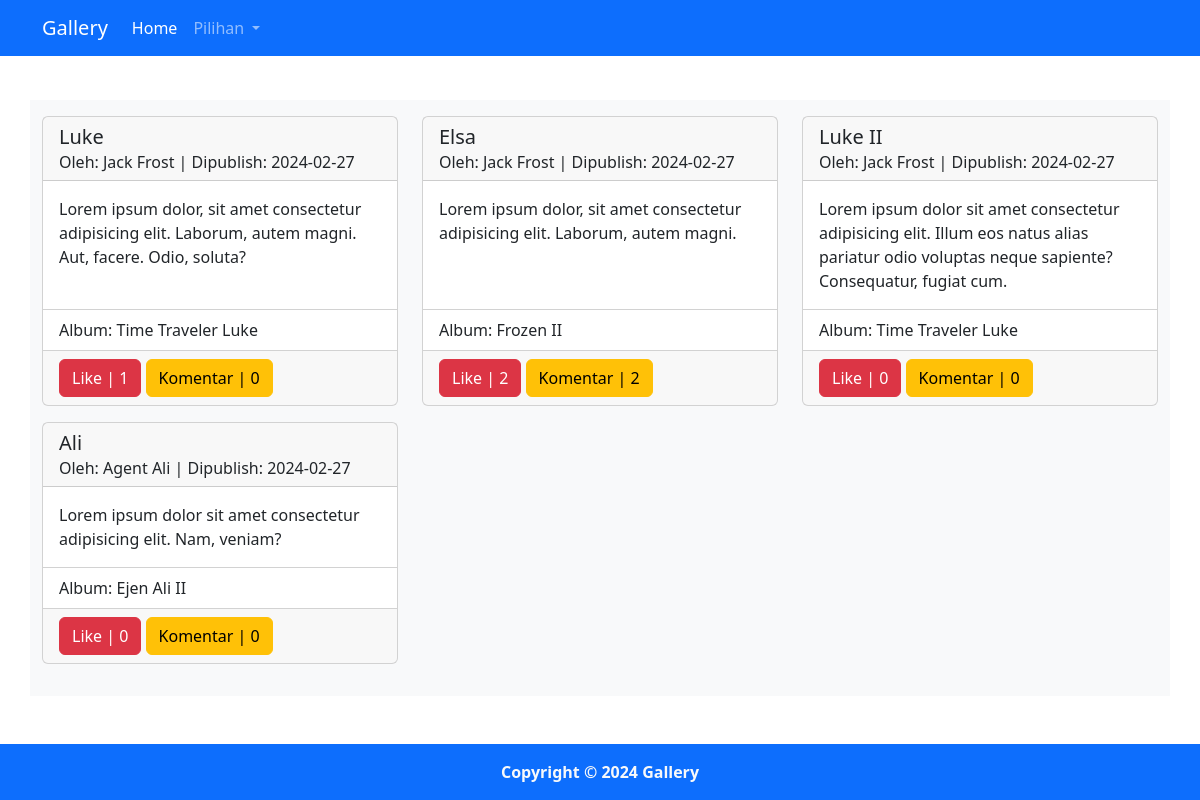
The page / on the database its author committed.
### tables this page shows
CREATE TABLE `foto` (
  `FotoID` int(11) NOT NULL,
  `JudulFoto` varchar(255) NOT NULL,
  `DeskripsiFoto` text NOT NULL,
  `TanggalUnggah` date NOT NULL,
  `LokasiFile` varchar(255) NOT NULL,
  `AlbumID` int(11) NOT NULL,
  `UserID` int(11) NOT NULL
);

CREATE TABLE `user` (
  `UserID` int(11) NOT NULL,
  `Username` varchar(255) NOT NULL,
  `Password` varchar(255) NOT NULL,
  `Email` varchar(255) NOT NULL,
  `NamaLengkap` varchar(255) NOT NULL,
  `Alamat` text NOT NULL,
  `FotoUser` varchar(255) NOT NULL
);

CREATE TABLE `album` (
  `AlbumID` int(11) NOT NULL,
  `NamaAlbum` varchar(255) NOT NULL,
  `Deskripsi` text NOT NULL,
  `TanggalDibuat` date NOT NULL,
  `UserID` int(11) NOT NULL
);

### index.php (the view, shortened to what this page needs)
<!DOCTYPE html>
<html lang="en">
<head>
    <link rel="stylesheet" href="admin/css/bootstrap.css">
</head>
<body class="space-between-body">
    <nav class="navbar navbar-expand-lg bg-primary navbar-dark navbar-fixed">
        <div class="container">
            <a class="navbar-brand" href="#">Gallery</a>
            <div class="collapse navbar-collapse" id="navbarSupportedContent">
                <ul class="navbar-nav me-auto mb-2 mb-lg-0">
                    <li class="nav-item">
                        <a class="nav-link active" aria-current="page" href="index.php">Home</a>
                    </li>
                    <li class="nav-item dropdown">
                        <a class="nav-link dropdown-toggle" href="#" role="button" data-bs-toggle="dropdown" aria-expanded="false">
                            Pilihan
                        </a>
                    </li>
                </ul>
            </div>
        </div>
    </nav>
    <div class="container container-margin bg-light py-3 mb-5">
        <div class="row">
            <?php
                $sql = mysqli_query($conn, "SELECT * FROM foto,album,user WHERE foto.UserID=user.UserID AND foto.AlbumID=album.AlbumID");
                while($data = mysqli_fetch_array($sql)) {
            ?>
            <div class="col-xl-4 col-lg-4 col-md-6 mb-3">
                <div class="card space-between-card">
                    <div class="card-header">
                        <h5 class="card-title"><?= $data['JudulFoto'] ?></h5>
                        <h6 class="card-subtitle">Oleh: <?= $data['NamaLengkap'] ?> | Dipublish: <?= $data['TanggalUnggah'] ?></h6>
                    </div>
                    <div class="card-body">
                        <p class="card-text">
                            <?= $data['DeskripsiFoto'] ?>
                        </p>
                    </div>
                    <ul class="list-group list-group-flush">
                        <li class="list-group-item">Album: <?= $data['NamaAlbum'] ?></li>
                    </ul>
                    <div class="card-footer">
                        <a href="like.php?FotoID=<?= $data['FotoID'] ?>" class="btn btn-danger">
                            Like |
                            <?php
                                $FotoID = $data['FotoID'];
                                $like = mysqli_query($conn, "SELECT * FROM likefoto WHERE FotoID='$FotoID'");
                                echo mysqli_num_rows($like);
                            ?>
                        </a>
                        <a href="komentar.php?FotoID=<?= $data['FotoID'] ?>" class="btn btn-warning">
                            Komentar |
                            <?php
                                $komentar = mysqli_query($conn, "SELECT * FROM komentarfoto WHERE FotoID='$FotoID'");
                                echo mysqli_num_rows($komentar);
                            ?>
                        </a>
                    </div>
                </div>
            </div>
            <?php
                }
            ?>
        </div>
    </div>
    <div class="container-fluid bg-primary text-light text-center py-3">
        <b class="fs-6">Copyright &copy; <?= date("Y") ?> Gallery</b>
    </div>
</body>
</html>

### index.php (style rules this page uses)
.space-between-body { display: flex; justify-content: space-between; flex-direction: column; min-height: 100vh; }
.navbar-fixed { position: fixed; width: 100%; top: 0; z-index: 1; }
.container-margin { margin-top: 100px; }
.space-between-card { display: flex; justify-content: space-between; flex-direction: column; height: 100%; }

### rows shown on the page
foto: JudulFoto "Luke", UserID.NamaLengkap "Jack Frost", TanggalUnggah "2024-02-27", DeskripsiFoto "Lorem ipsum dolor, sit amet consectetur adipisicing elit. Laborum, autem magni. Aut, facere. Odio, soluta?", AlbumID.NamaAlbum "Time Traveler Luke", mysqli_num_rows($like) "1", mysqli_num_rows($komentar) "0"
foto: JudulFoto "Elsa", UserID.NamaLengkap "Jack Frost", TanggalUnggah "2024-02-27", DeskripsiFoto "Lorem ipsum dolor, sit amet consectetur adipisicing elit. Laborum, autem magni.", AlbumID.NamaAlbum "Frozen II", mysqli_num_rows($like) "2", mysqli_num_rows($komentar) "2"
foto: JudulFoto "Luke II", UserID.NamaLengkap "Jack Frost", TanggalUnggah "2024-02-27", DeskripsiFoto "Lorem ipsum dolor sit amet consectetur adipisicing elit. Illum eos natus alias pariatur odio voluptas neque sapiente? Consequatur, fugiat cum.", AlbumID.NamaAlbum "Time Traveler Luke", mysqli_num_rows($like) "0", mysqli_num_rows($komentar) "0"
foto: JudulFoto "Ali", UserID.NamaLengkap "Agent Ali", TanggalUnggah "2024-02-27", DeskripsiFoto "Lorem ipsum dolor sit amet consectetur adipisicing elit. Nam, veniam?", AlbumID.NamaAlbum "Ejen Ali II", mysqli_num_rows($like) "0", mysqli_num_rows($komentar) "0"
